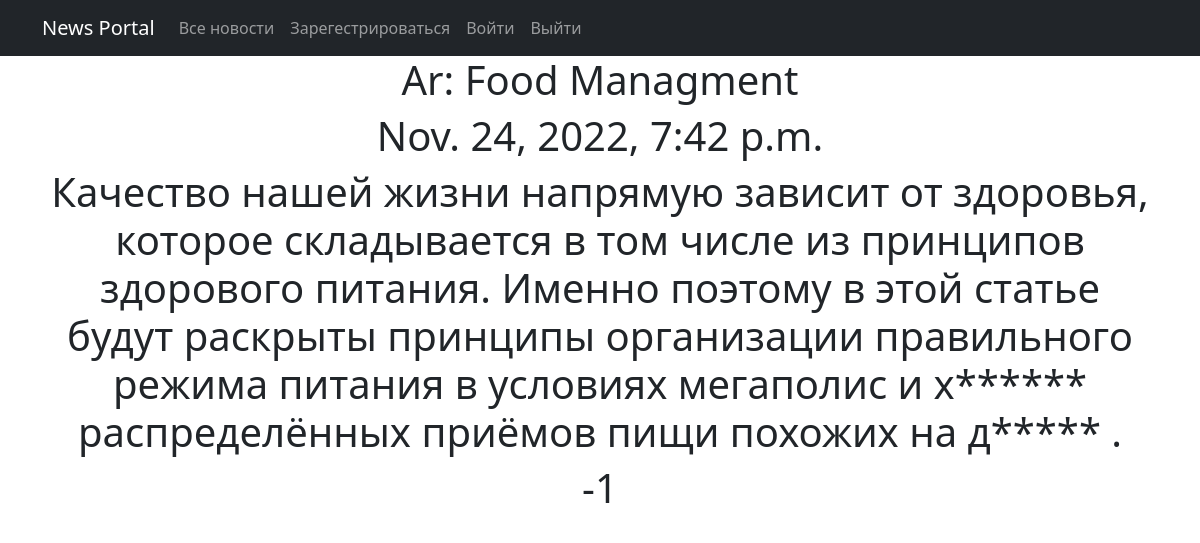
Screenshot of /news/1 with the database file from the repository.
### news/models.py (models this page shows, shortened)
class Post(models.Model):
    author = models.ForeignKey(Author, on_delete=models.CASCADE)
    ARTICLE = "AR"
    NEWS = "NW"
    CATEGORY_CHOICES = (
        (ARTICLE, "Статья"),
        (NEWS, "Новость")
    )
    categoryTypes = models.CharField(max_length=2, choices=CATEGORY_CHOICES, default=ARTICLE)
    dateCreation = models.DateTimeField(auto_now_add=True)
    postCategory = models.ManyToManyField(Category, through="PostCategory")
    title = models.CharField(max_length=256)
    text = models.TextField()
    rating = models.IntegerField(default=0)
    def __str__(self):
        return f'{self.categoryTypes.title()}: {self.title[:20]}'

### news/views.py (the view)
# urls.py: path('<int:pk>', PostDetail.as_view(), name='post_detail'),
class PostDetail(DetailView):
    model = Post
    ordering = 'name'
    template_name = 'news_id.html'
    context_object_name = 'post'

### news/templatetags/custom_filters.py (called while the page is built)
@register.filter()
def censor(value):
    if not isinstance(value, str):
        raise TypeError(f"unresolved type '{type(value)}' expected type 'str'")
    for word in value.split():
        if word.lower() in censor_list:
            value = value.replace(word, f"{word[0]}{'*' * (len(word) - 1)}")
    return value

### news/templates/news_id.html (shortened to what this page needs)
{% extends 'flatpages/default.html' %}
{% load custom_filters %}
{% load custom_tags %}
{% block content %}
<h1>{{ post }}</h1>
<h1>{{post.dateCreation}}</h1>
<h1>{{post.text|censor}}</h1>
<h1>{{post.rating}}</h1>
{% endblock content %}

### rows the page displays
Post: categoryTypes+title "Ar: Food Managment", dateCreation "Nov. 24, 2022, 7:42 p.m.", text|censor "Качество нашей жизни напрямую зависит от здоровья, которое складывается в том числе из принципов здорового питания. Именно поэтому в этой статье будут раскрыты принципы организации правильного режима питания в условиях мегаполис и х****** распределённых приёмов пищи похожих на д***** .", rating "-1"
